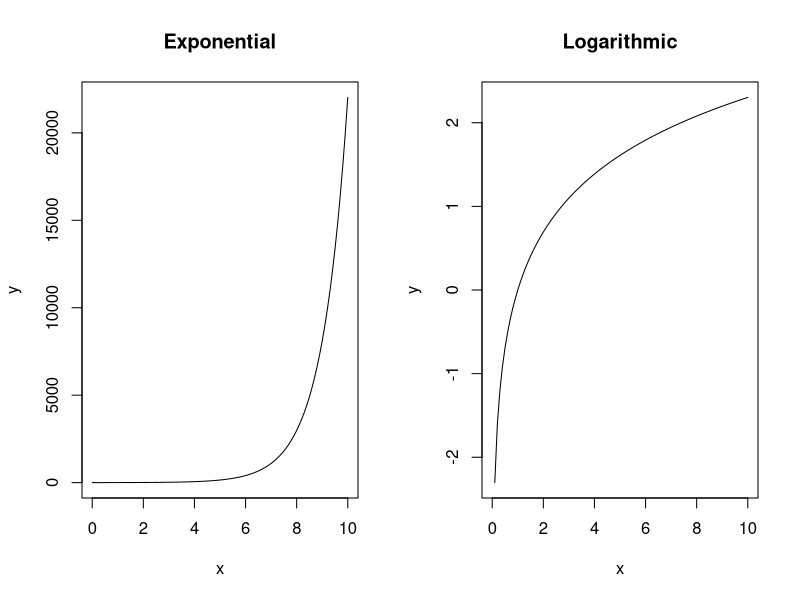
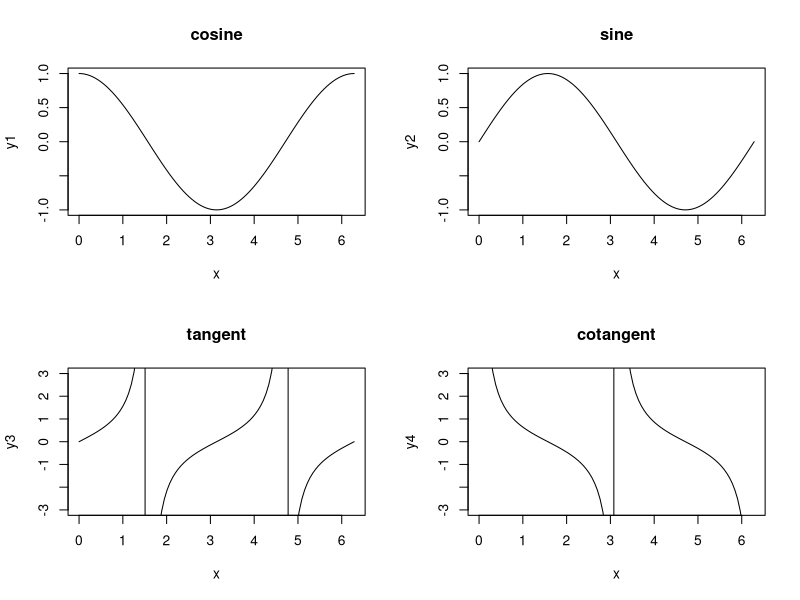
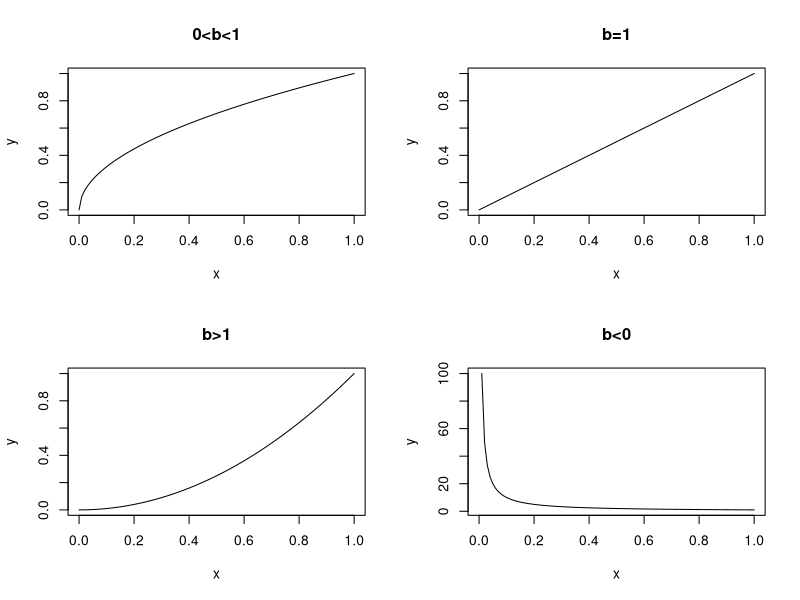

Here is the R script that generated these plots, in order:
## ---- chunk 1
x <- seq(0,10,0.1)
par(mfrow=c(1,2))
y <- exp(x)
plot(y~x,type="l",main="Exponential")
y <- log(x)
plot(y~x,type="l",main="Logarithmic")
## ---- chunk 2
par(mfrow=c(2,2))
x <- seq(0,2*pi,2*pi/100)
y1 <- cos(x)
y2 <- sin(x)
y3 <- tan(x)
y4 <- cos(x)/sin(x)
plot(y1~x,type="l",main="cosine")
plot(y2~x,type="l",main="sine")
plot(y3~x,type="l",ylim=c(-3,3),main="tangent")
plot(y4~x,type="l",ylim=c(-3,3),main="cotangent")
## ---- chunk 3
par(mfrow=c(2,2))
x <- seq(0,1,0.01)
y <- x^0.5
plot(x,y,type="l",main="0<b<1")
y <- x
plot(x,y,type="l",main="b=1")
y <- x^2
plot(x,y,type="l",main="b>1")
y <- 1/x
plot(x,y,type="l",main="b<0")
